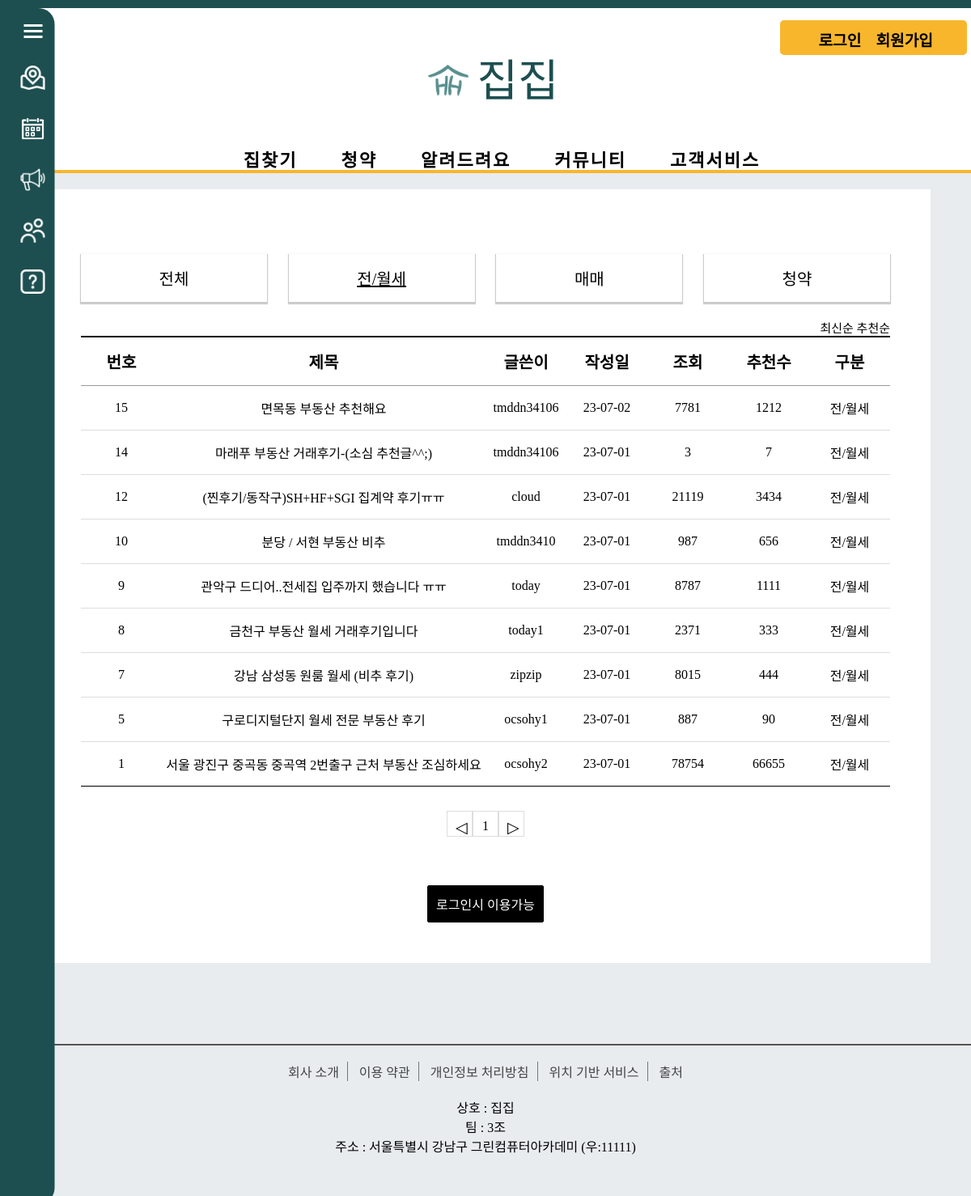
/review/review_jan/, run on the app's committed database.
### review/models.py (models this page shows, shortened)
class Review_Board(models.Model):
    r_title = models.CharField(max_length=100)
    r_content = models.TextField()
    user = models.ForeignKey(User, on_delete=models.CASCADE)
    r_regdate = models.DateTimeField()
    r_modifydate = models.DateTimeField(null=True, blank=True)
    r_type = models.CharField(max_length=10) # 리뷰 게시판 타입
    r_hit = models.IntegerField(default=0)
    r_recommend = models.IntegerField(default=0)

### review/views.py (the view)
# urls.py: path('review_jan/', views.review_list_jan, name='review_jan'), # 거래후기전세
def review_list_jan(request):
    question_list = Review_Board.objects.filter(r_type='전/월세').order_by('-r_regdate')
    page = request.GET.get('page', '1')
    paginator = Paginator(question_list, 10)
    text = paginator.get_page(page)
    context = {'question_list': text}
    return render(request, 'review/review_list_jan.html', context) #전세게시판

### templates/review/review_list_jan.html (shortened to what this page needs)
<!DOCTYPE html>
<html lang="en">
{% load static %}
<head>
   <link rel="stylesheet" href="{% static 'css/review/css/css.css' %}">
</head>
<body>
{% include 'poll/sidebar.html' %}
{% include 'poll/header.html' %}
    <div class="board_wrap">
        <div class="board_list_wrap">
            <div class="category_wrap">
                <ul>
                    <li><a href="{% url 'review:review_main' %}">전체</a></li>
                    <li><a href="{% url 'review:review_jan' %}" class="active">전/월세</a></li>
                    <li><a href="{% url 'review:review_mama' %}" >매매</a></li>
                    <li><a href="{% url 'review:review_subscription' %}" >청약</a></li>
                </ul>
            </div>
            <div class="board_title_takes">
                <a href="{% url 'review:review_jan' %}">최신순</a>
                <a href="{% url 'review:review_jan_recommend' %}">추천순</a>
            </div>
            <div class="board_list">
                <div class="top">
                    <div class="num">번호</div>
                    <div class="title">제목</div>
                    <div class="writer">글쓴이</div>
                    <div class="date">작성일</div>
                    <div class="count">조회</div>
                    <div class="count">추천수</div>
                    <div class="division">구분</div>
                </div>
                {% for question in question_list %}
                <div>
                    <div class="num">{{ question.id }}</div>
                    <div class="title"><a href="{% url 'review:review_detail' question.id %}">{{ question.r_title }}</a></div>
                    <div class="writer">{{ question.user }}</div>
                    <div class="date">{{ question.r_regdate|date:"y-m-d" }}</div>
                    <div class="count">{{ question.r_hit }}</div>
                    <div class="count">{{ question.r_recommend }}</div>
                    <div class="division">{{question.r_type}}</div>
                </div>
                {% endfor %}
            </div>
            <ul class="board_page">
                {% if question_list.has_previous %}
                <li class="bt first">
                    <a class="bt prev" href="?page={{ question_list.previous_page_number }}">◀</a>
                </li>
                {% else %}
                <li class="page-item disabled">
                    <a class="bt prev">◁</a>
                </li>
                {% endif %}
                {% for page_number in question_list.paginator.page_range %}
                {% if question_list.number == page_number %}
                <li class="page-item active">
                    <a class="num">{{ page_number }}</a>
                </li>
                {% else %}
                <li class="page-item">
                    <a class="num" href="?page={{ page_number }}">{{ page_number }}</a>
                </li>
                {% endif %}
                {% endfor %}
                {% if question_list.has_next %}
                <li class="page-item">
                    <a class="bt last" href="?page={{ question_list.next_page_number }}">▶</a>
                </li>
                {% else %}
                <li class="page-item disabled">
                    <a class="bt last">▷</a>
                </li>
                {% endif %}
            </ul>
             <div class="bt_wrap">
            {% if user.is_authenticated %}
            <a href="{% url 'review:write' %}" class="on">등록</a>
            {% else %}
            <a href="{% url 'common:signin' %}" class="on">로그인시 이용가능</a>
            {% endif %}
            </div>
        </div>
    </div>
{% include 'poll/footer.html' %}
</body>
</html>

### static/css/poll/style.css (style rules this page uses)
* { margin: 0; padding: 0; }
body { background: #e8ecef; font-family: 'GangwonEdu_OTFBoldA'; border-top: 10px solid #1d4f50 }
ul li { list-style: none; }
a { text-decoration: none; }
ul > li { list-style: none; }

### static/css/review/css/style.css (style rules this page uses)
* { margin: 0;padding: 0; }
ul, li { list-style: none; }
a { text-decoration: none;color: initial; }
.category_wrap { padding-bottom: 10px; margin-bottom: 10px; }
.category_wrap ul { display: flex; justify-content: space-between; align-items: center; list-style-type: none; margin: 0; padding: 0; font-size: 0; }
.category_wrap li { text-align: center; box-shadow: 0px 1px 1px 1px rgba(0, 0, 0, 0.2); background-color: #fff; border-bottom: 1px solid #ccc; font-size: 0; width: 20%; padding: 15px; }
.category_wrap li a { font-size: 20px; }
.category_wrap a { color: #000; font-size: 1.0rem; }
.category_wrap a.active { text-decoration: underline; color: #000; }
.board_wrap { width: 1000px; margin: 20px auto; margin-bottom: 100px; padding:80px 50px 50px 50px; text-align: center; font-family: GangwonEdu_OTFBoldA; background-color: #fff; }
.board_title_takes { text-align: right; font-size: 15px; }
.board_list { width: 100%; border-top: 2px solid #000 ; }
.board_list > div { border-bottom:1px solid #ddd; font-size: 0; }
.board_list > div.top { border-bottom: 1px solid #999 ; }
.board_list > div:last-child { border-bottom: 1px solid #000 ; }
.board_list > div > div { display: inline-block; font-size: 16px; text-align: center; vertical-align: middle; padding: 15px 0; }
.board_list > div.top > div { font-weight: 600; font-size: 20px; }
.board_list .num { width: 10%; }
.board_list .title { width: 40%; text-align: left; }
.board_list .title { text-align: center; }
.board_list .writer { width: 10%; font-size: 16px; }
.board_list .date { width: 10%; font-size: 16px; }
.board_list .count { width: 10%; font-size: 16px; }
.board_list .division { width: 10%; font-size: 16px; }
.board_page { margin-top: 30px; flex: 1; display: flex; justify-content: center; font-size: 0; }
.board_page a { display: inline-block; border: 1px solid #ddd; width: 32px; height: 32px; box-sizing: border-box; border-left: 0; vertical-align: middle; line-height: 100%; }
.board_page a.bt { padding: 10px 10px; font-size: 1.2rem; letter-spacing: -1px; }
.board_page a.num { text-align: center; padding: 10px 5px; font-size: 16px; }
.board_page a:first-child { border-left: 1px solid #ddd; }
.bt_wrap { margin-top: 60px; text-align: center; }
.bt_wrap button, .bt_wrap a { display: inline-block; min-width: 80px; padding: 10px; border: 1px solid #000; border-radius: 2px; font-size: 16px; }
.bt_wrap a:first-child { margin-left: 0; }
.bt_wrap button, .bt_wrap a.on { background-color: #000; color: #fff; }

### data on the page
Review_Board: id "15", r_title "면목동 부동산 추천해요", user "tmddn34106", r_regdate "23-07-02", r_hit "7781", r_recommend "1212", r_type "전/월세"
Review_Board: id "14", r_title "마래푸 부동산 거래후기-(소심 추천글^^;)", user "tmddn34106", r_regdate "23-07-01", r_hit "3", r_recommend "7", r_type "전/월세"
Review_Board: id "12", r_title "(찐후기/동작구)SH+HF+SGI 집계약 후기ㅠㅠ", user "cloud", r_regdate "23-07-01", r_hit "21119", r_recommend "3434", r_type "전/월세"
Review_Board: id "10", r_title "분당 / 서현 부동산 비추", user "tmddn3410", r_regdate "23-07-01", r_hit "987", r_recommend "656", r_type "전/월세"
Review_Board: id "9", r_title "관악구 드디어..전세집 입주까지 했습니다 ㅠㅠ", user "today", r_regdate "23-07-01", r_hit "8787", r_recommend "1111", r_type "전/월세"
Review_Board: id "8", r_title "금천구 부동산 월세 거래후기입니다", user "today1", r_regdate "23-07-01", r_hit "2371", r_recommend "333", r_type "전/월세"
Review_Board: id "7", r_title "강남 삼성동 원룸 월세 (비추 후기)", user "zipzip", r_regdate "23-07-01", r_hit "8015", r_recommend "444", r_type "전/월세"
Review_Board: id "5", r_title "구로디지털단지 월세 전문 부동산 후기", user "ocsohy1", r_regdate "23-07-01", r_hit "887", r_recommend "90", r_type "전/월세"
Review_Board: id "1", r_title "서울 광진구 중곡동 중곡역 2번출구 근처 부동산 조심하세요", user "ocsohy2", r_regdate "23-07-01", r_hit "78754", r_recommend "66655", r_type "전/월세"

### other printed values
{{ page_number }} "1"
